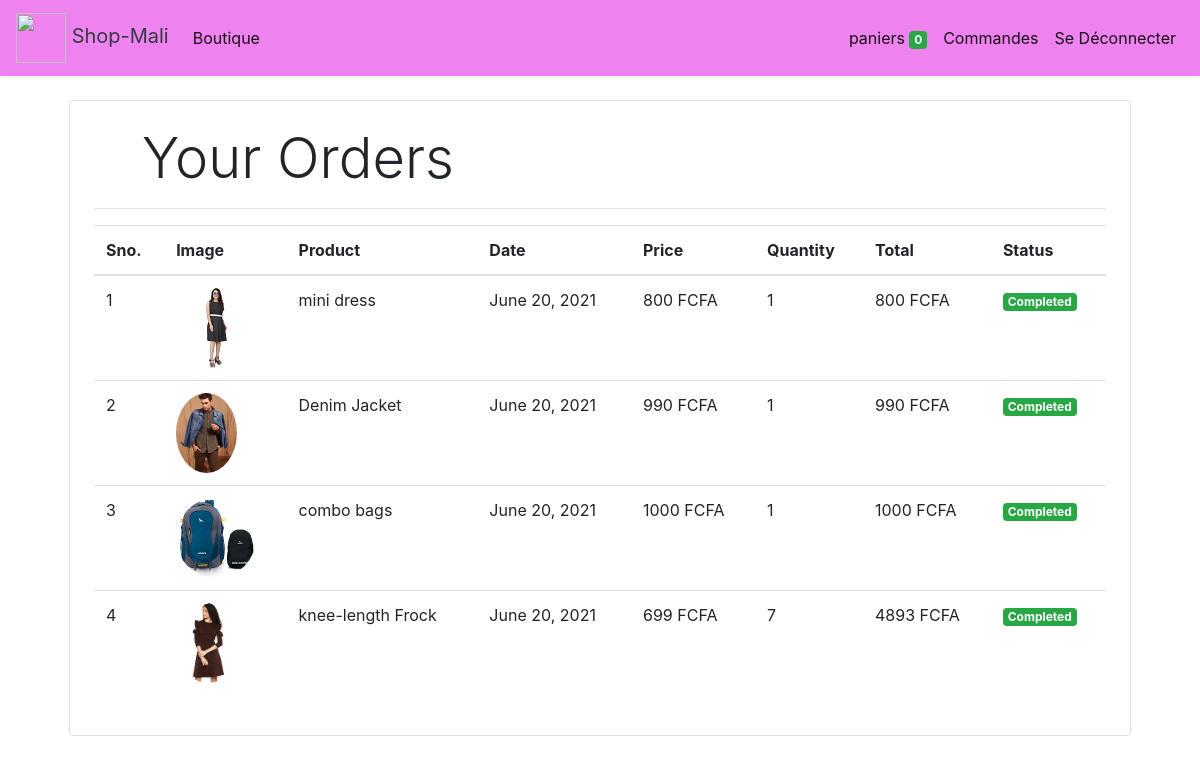
Screenshot of /orders (signed in) with the database file from the repository.
### store/models/orders.py (models this page shows, shortened)
class Order(models.Model):
    product = models.ForeignKey(Products,
                                on_delete=models.CASCADE)
    customer = models.ForeignKey(Customer,
                                 on_delete=models.CASCADE)
    quantity = models.IntegerField(default=1)
    price = models.IntegerField()
    address = models.CharField (max_length=50, default='', blank=True)
    phone = models.CharField (max_length=50, default='', blank=True)
    date = models.DateField (default=datetime.datetime.today)
    status = models.BooleanField (default=False)
    @staticmethod
    def get_orders_by_customer(customer_id):
        return Order.objects.filter(customer=customer_id).order_by('-date')

### store/models/product.py (models this page shows, shortened)
class Products(models.Model):
    name = models.CharField(max_length=60)
    price= models.IntegerField(default=0)
    category= models.ForeignKey(Category,on_delete=models.CASCADE,default=1 )
    description= models.CharField(max_length=250, default='', blank=True, null= True)
    image= models.ImageField(upload_to='uploads/products/')

### store/middlewares/auth.py (the view)
    def middleware(request):
        print(request.session.get('customer'))
        returnUrl = request.META['PATH_INFO']
        print(request.META['PATH_INFO'])
        if not request.session.get('customer'):
           return redirect(f'login?return_url={returnUrl}')
        response = get_response(request)
        return response

### store/templatetags/custom_filter.py (called while the page is built)
@register.filter(name='currency')
def currency(number):
    return str(number) + " FCFA "

@register.filter(name='multiply')
def multiply(number , number1):
    return number * number1

### store/views/orders.py (called while the page is built)
    def get(self , request ):
        customer = request.session.get('customer')
        orders = Order.get_orders_by_customer(customer)
        print(orders)
        return render(request , 'orders.html'  , {'orders' : orders})

### store/templates/orders.html
{% extends 'base.html' %}
{% block content %}
{% load cart %}
{% load custom_filter %}
<div class="container">
   <div class="border rounded p-4 m-4">
        <p class="display-4 pl-4 ml-4">Your Orders</p>
        <hr>
        <table class="table">
            <thead>
                <tr>
                    <th>Sno.</th>
                    <th>Image</th>
                    <th>Product</th>
                    <th>Date</th>
                    <th>Price</th>
                    <th>Quantity</th>
                    <th>Total</th>
                    <th>Status</th>
                </tr>
            </thead>
            <tbody>
                {% for order in orders %}
                <tr>
                    <td>{{forloop.counter}}</td>
                    <td><img style="height: 80px;" class="rounded-circle" src="{{order.product.image.url}}" alt=""></td>
                    <td>{{order.product.name}}</td>
                    <td>{{order.date}}</td>
                    <td>{{order.price|currency}}</td>
                    <td>{{order.quantity}}</td>
                    <td>{{order.quantity|multiply:order.price|currency}}</td>
                    {% if order.status %}
                    <td><small class="badge badge-success">Completed</small></td>
                    {%else%}
                    <td><small class="badge badge-warning">Pending</small></td>
                    {% endif %}
                </tr>
                {% endfor %}
            </tbody>
        </table>
   </div>
</div>
{% endblock %}

### store/templates/base.html (shortened to what this page needs)
<!DOCTYPE html>
<html lang="en">
  <head>
    <link
      rel="stylesheet"
      href="https://maxcdn.bootstrapcdn.com/bootstrap/4.0.0/css/bootstrap.min.css"
    />
  </head>
  <body>
    <nav
      class="one-edge-shadow navbar navbar-light sticky-top navbar navbar-expand-lg text-white"
    >
      <a class="navbar-brand ms-3 text-dark" href="/">
        <link
          rel="stylesheet"
          href="https://use.fontawesome.com/releases/v5.7.0/css/all.css"
        />
        <img
          src="https://www.freepnglogos.com/uploads/shopping-cart-png/shopping-cart-svg-png-icon-download-28.png"
          style="width: 50px; height: 50px; color: text-light"
        />
        Shop-Mali
      </a>
      <div class="collapse navbar-collapse" id="navbarSupportedContent">
        <ul class="navbar-nav mr-auto">
          <li class="nav-item active">
            <a class="nav-link" href="/store"
              >Boutique <span class="sr-only">(current)</span></a
            >
          </li>
        </ul>
        <ul class="navbar-nav my-2 my-lg-0">
          <li class="nav-item active">
            <a class="nav-link" href="/cart"
              >paniers
              <span class="badge badge-success"
                >{{request.session.cart.keys|length}}</span
              >
              <span class="sr-only">(current)</span></a
            >
          </li>
          {% if request.session.customer %}
          <li class="nav-item active">
            <a class="nav-link" href="/orders"
              >Commandes<span class="sr-only">(current)</span></a
            >
          </li>
          <li class="nav-item active">
            <a class="nav-link" href="/logout"
              >Se Déconnecter<span class="sr-only">(current)</span></a
            >
          </li>
          {% endif %}
        </ul>
      </div>
    </nav>
    {% block content %}{% endblock %}
  </body>
</html>

### store/templates/base.html (style rules this page uses)
nav { background-color: violet; }
.one-edge-shadow { box-shadow: 0 8px 2px -5px rgb(246, 245, 245); }

### rows the page displays
Order: product.image (picture), product.name "mini dress", date "June 20, 2021", price "800 FCFA", quantity "1", quantity|multiply "800 FCFA", status "Completed"
Order: product.image (picture), product.name "Denim Jacket", date "June 20, 2021", price "990 FCFA", quantity "1", quantity|multiply "990 FCFA", status "Completed"
Order: product.image (picture), product.name "combo bags", date "June 20, 2021", price "1000 FCFA", quantity "1", quantity|multiply "1000 FCFA", status "Completed"
Order: product.image (picture), product.name "knee-length Frock", date "June 20, 2021", price "699 FCFA", quantity "7", quantity|multiply "4893 FCFA", status "Completed"

### other values shown
{{ request.session.cart.keys|length }} "0"
